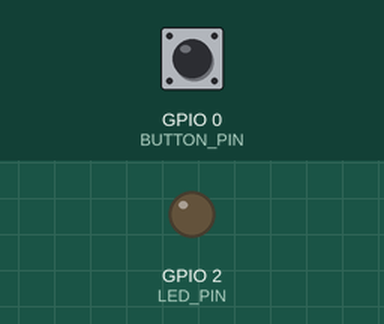
This sketch was run on a simulated ESP32. On the bench: output pins drawn as LEDs (lit = HIGH). Dashed ring = blinking. The test bench sets the inputs (shaded band); at power-on: GPIO 0 (BUTTON_PIN) HIGH.

Above: at 1.2 s.
1.3 s: GPIO 0 (BUTTON_PIN) pulled LOW for 0.15 s
At 1.51 s:
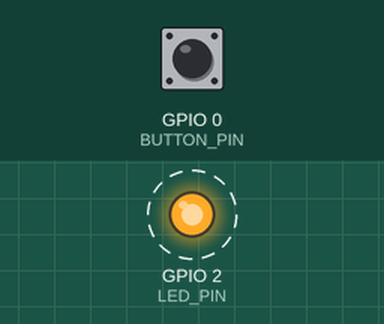
Timing chart, 0 to 4.3 s (numbered marks = the images above; inputs shaded):
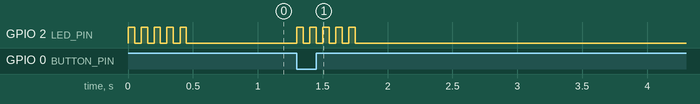

The sketch:

Week05_Homework03.ino
```cpp
#include <Arduino.h>

#define BUTTON_PIN 0
#define LED_PIN 2
#define LED_BLINK_TIMES 10
#define LED_BLINK_MS 50

volatile uint64_t start_blink_time = INFINITY;

void IRAM_ATTR onClick() {
  start_blink_time = millis();
}

void setup() {
  pinMode(BUTTON_PIN, INPUT);
  pinMode(LED_PIN, OUTPUT);

  attachInterrupt(BUTTON_PIN, onClick, FALLING);
}

void loop() {
  if((millis() - start_blink_time) < (LED_BLINK_TIMES * LED_BLINK_MS))
    digitalWrite(LED_PIN, (millis() % (LED_BLINK_MS * 2) < LED_BLINK_MS));
  else
    digitalWrite(LED_PIN, false);
}
```

Measured:
- after the input at 1.3 s, GPIO 2 (LED_PIN): alternates HIGH for 0.05 s and LOW for 0.05 s, 10 changes in all, then stays LOW, starting at once
- by itself, GPIO 2 (LED_PIN): alternates HIGH for 0.05 s and LOW for 0.05 s, 10 changes in all, then stays LOW
